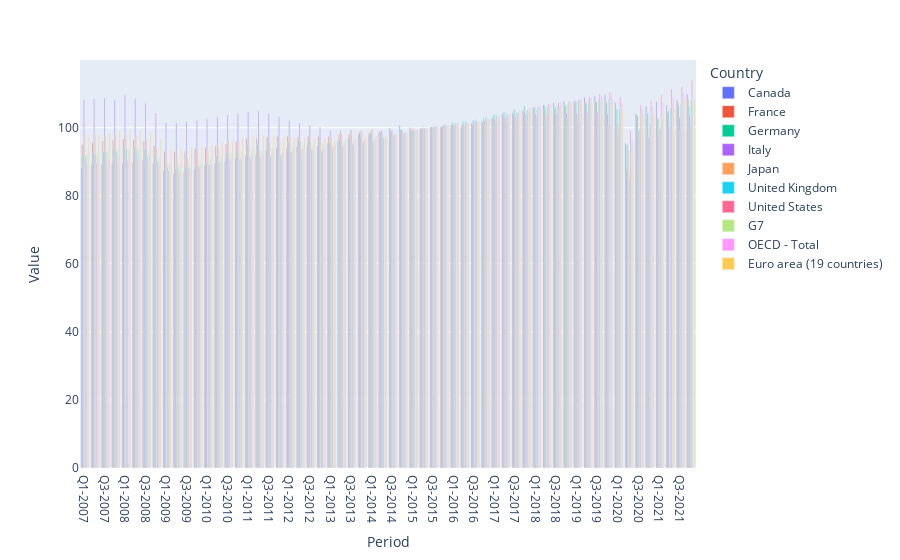

Here is the notebook cell this chart was saved with:
### Code cell
import plotly.express as px

fig = px.bar(data, x="Period", y="Value", title='', color='Country', barmode='group')
fig.show()

### Figure 1 — Plotly figure (JSON) as saved in the notebook; plotly's stock layout.template omitted (floating-point values rounded to 4 significant figures)
{"data": [{"alignmentgroup": "True", "hovertemplate": "Country=Canada<br>Period=%{x}<br>Value=%{y}<extra></extra>", "legendgroup": "Canada", "marker": {"color": "#636efa", "pattern": {"shape": ""}}, "name": "Canada", "offsetgroup": "Canada", "orientation": "v", "showlegend": true, "textposition": "auto", "type": "bar", "x": ["Q1-2007", "Q2-2007", "Q3-2007", "Q4-2007", "Q1-2008", "Q2-2008", "Q3-2008", "Q4-2008", "Q1-2009", "Q2-2009", "Q3-2009", "Q4-2009", "Q1-2010", "Q2-2010", "Q3-2010", "Q4-2010", "Q1-2011", "Q2-2011", "Q3-2011", "Q4-2011", "Q1-2012", "Q2-2012", "Q3-2012", "Q4-2012", "Q1-2013", "Q2-2013", "Q3-2013", "Q4-2013", "Q1-2014", "Q2-2014", "Q3-2014", "Q4-2014", "Q1-2015", "Q2-2015", "Q3-2015", "Q4-2015", "Q1-2016", "Q2-2016", "Q3-2016", "Q4-2016", "Q1-2017", "Q2-2017", "Q3-2017", "Q4-2017", "Q1-2018", "Q2-2018", "Q3-2018", "Q4-2018", "Q1-2019", "Q2-2019", "Q3-2019", "Q4-2019", "Q1-2020", "Q2-2020", "Q3-2020", "Q4-2020", "Q1-2021", "Q2-2021", "Q3-2021", "Q4-2021"], "xaxis": "x", "y": [88.1, 89, 89.3, 89.4, 89.5, 89.8, 90.6, 89.5, 87.5, 86.5, 86.9, 87.9, 89, 89.5, 90.1, 91.1, 91.8, 92, 93.2, 94, 94, 94.3, 94.5, 94.7, 95.5, 96.1, 96.8, 97.9, 98, 98.9, 99.9, 100.6, 100, 99.7, 100.1, 100.2, 100.7, 100.2, 101.3, 101.8, 102.9, 104, 104.4, 105, 105.9, 106.7, 107.4, 107.8, 107.9, 109, 109.3, 109.7, 107.3, 95.4, 104, 106.3, 107.6, 106.7, 108.2, 109.9], "yaxis": "y"}, {"alignmentgroup": "True", "hovertemplate": "Country=France<br>Period=%{x}<br>Value=%{y}<extra></extra>", "legendgroup": "France", "marker": {"color": "#EF553B", "pattern": {"shape": ""}}, "name": "France", "offsetgroup": "France", "orientation": "v", "showlegend": true, "textposition": "auto", "type": "bar", "x": ["Q1-2007", "Q2-2007", "Q3-2007", "Q4-2007", "Q1-2008", "Q2-2008", "Q3-2008", "Q4-2008", "Q1-2009", "Q2-2009", "Q3-2009", "Q4-2009", "Q1-2010", "Q2-2010", "Q3-2010", "Q4-2010", "Q1-2011", "Q2-2011", "Q3-2011", "Q4-2011", "Q1-2012", "Q2-2012", "Q3-2012", "Q4-2012", "Q1-2013", "Q2-2013", "Q3-2013", "Q4-2013", "Q1-2014", "Q2-2014", "Q3-2014", "Q4-2014", "Q1-2015", "Q2-2015", "Q3-2015", "Q4-2015", "Q1-2016", "Q2-2016", "Q3-2016", "Q4-2016", "Q1-2017", "Q2-2017", "Q3-2017", "Q4-2017", "Q1-2018", "Q2-2018", "Q3-2018", "Q4-2018", "Q1-2019", "Q2-2019", "Q3-2019", "Q4-2019", "Q1-2020", "Q2-2020", "Q3-2020", "Q4-2020", "Q1-2021", "Q2-2021", "Q3-2021", "Q4-2021"], "xaxis": "x", "y": [95, 95.7, 96.1, 96.3, 96.7, 96.3, 96, 94.6, 93, 93, 93.1, 93.8, 94.1, 94.6, 95.2, 95.9, 96.8, 96.8, 97.2, 97.4, 97.4, 97.3, 97.5, 97.4, 97.4, 98, 98.1, 98.5, 98.6, 98.7, 99.2, 99.3, 99.8, 99.8, 100.1, 100.3, 100.9, 100.8, 100.9, 101.5, 102.3, 103.2, 103.8, 104.7, 104.7, 105.1, 105.5, 106.3, 107, 107.5, 107.6, 107.2, 101.1, 87.5, 103.8, 102.6, 102.8, 104.2, 107.4, 108.2], "yaxis": "y"}, {"alignmentgroup": "True", "hovertemplate": "Country=Germany<br>Period=%{x}<br>Value=%{y}<extra></extra>", "legendgroup": "Germany", "marker": {"color": "#00cc96", "pattern": {"shape": ""}}, "name": "Germany", "offsetgroup": "Germany", "orientation": "v", "showlegend": true, "textposition": "auto", "type": "bar", "x": ["Q1-2007", "Q2-2007", "Q3-2007", "Q4-2007", "Q1-2008", "Q2-2008", "Q3-2008", "Q4-2008", "Q1-2009", "Q2-2009", "Q3-2009", "Q4-2009", "Q1-2010", "Q2-2010", "Q3-2010", "Q4-2010", "Q1-2011", "Q2-2011", "Q3-2011", "Q4-2011", "Q1-2012", "Q2-2012", "Q3-2012", "Q4-2012", "Q1-2013", "Q2-2013", "Q3-2013", "Q4-2013", "Q1-2014", "Q2-2014", "Q3-2014", "Q4-2014", "Q1-2015", "Q2-2015", "Q3-2015", "Q4-2015", "Q1-2016", "Q2-2016", "Q3-2016", "Q4-2016", "Q1-2017", "Q2-2017", "Q3-2017", "Q4-2017", "Q1-2018", "Q2-2018", "Q3-2018", "Q4-2018", "Q1-2019", "Q2-2019", "Q3-2019", "Q4-2019", "Q1-2020", "Q2-2020", "Q3-2020", "Q4-2020", "Q1-2021", "Q2-2021", "Q3-2021", "Q4-2021"], "xaxis": "x", "y": [91.9, 92.6, 93.1, 93.7, 94.3, 94.1, 93.5, 92, 87.7, 87.8, 88.3, 89, 89.7, 91.7, 92.5, 93.2, 95, 95.1, 95.9, 95.6, 95.9, 96, 96.3, 95.9, 95.4, 96.5, 97, 97.3, 98.2, 98.2, 98.7, 99.5, 99, 99.7, 100.2, 100.6, 101.5, 101.9, 102.2, 102.6, 103.8, 104.6, 105.5, 106.4, 105.9, 106.5, 106.1, 106.5, 107.6, 107.1, 107.5, 107.4, 105.5, 95, 103.6, 104.3, 102.6, 104.8, 106.6, 106.2], "yaxis": "y"}, {"alignmentgroup": "True", "hovertemplate": "Country=Italy<br>Period=%{x}<br>Value=%{y}<extra></extra>", "legendgroup": "Italy", "marker": {"color": "#ab63fa", "pattern": {"shape": ""}}, "name": "Italy", "offsetgroup": "Italy", "orientation": "v", "showlegend": true, "textposition": "auto", "type": "bar", "x": ["Q1-2007", "Q2-2007", "Q3-2007", "Q4-2007", "Q1-2008", "Q2-2008", "Q3-2008", "Q4-2008", "Q1-2009", "Q2-2009", "Q3-2009", "Q4-2009", "Q1-2010", "Q2-2010", "Q3-2010", "Q4-2010", "Q1-2011", "Q2-2011", "Q3-2011", "Q4-2011", "Q1-2012", "Q2-2012", "Q3-2012", "Q4-2012", "Q1-2013", "Q2-2013", "Q3-2013", "Q4-2013", "Q1-2014", "Q2-2014", "Q3-2014", "Q4-2014", "Q1-2015", "Q2-2015", "Q3-2015", "Q4-2015", "Q1-2016", "Q2-2016", "Q3-2016", "Q4-2016", "Q1-2017", "Q2-2017", "Q3-2017", "Q4-2017", "Q1-2018", "Q2-2018", "Q3-2018", "Q4-2018", "Q1-2019", "Q2-2019", "Q3-2019", "Q4-2019", "Q1-2020", "Q2-2020", "Q3-2020", "Q4-2020", "Q1-2021", "Q2-2021", "Q3-2021", "Q4-2021"], "xaxis": "x", "y": [108.2, 108.4, 108.7, 108.3, 109.5, 108.5, 107.1, 104.3, 101.5, 101.2, 101.8, 102.1, 102.4, 103.2, 103.7, 104.2, 104.7, 104.8, 104.2, 103.2, 102.1, 101.4, 100.8, 100.1, 99.1, 99.2, 99.4, 99.2, 99.3, 99.3, 99.4, 99.1, 99.4, 99.8, 100, 100.6, 100.8, 101, 101.6, 101.9, 102.5, 102.9, 103.3, 103.8, 103.8, 103.8, 103.9, 104.2, 104.3, 104.5, 104.6, 104, 98, 85.5, 99, 97.3, 97.7, 100.3, 102.9, 103.6], "yaxis": "y"}, {"alignmentgroup": "True", "hovertemplate": "Country=Japan<br>Period=%{x}<br>Value=%{y}<extra></extra>", "legendgroup": "Japan", "marker": {"color": "#FFA15A", "pattern": {"shape": ""}}, "name": "Japan", "offsetgroup": "Japan", "orientation": "v", "showlegend": true, "textposition": "auto", "type": "bar", "x": ["Q1-2007", "Q2-2007", "Q3-2007", "Q4-2007", "Q1-2008", "Q2-2008", "Q3-2008", "Q4-2008", "Q1-2009", "Q2-2009", "Q3-2009", "Q4-2009", "Q1-2010", "Q2-2010", "Q3-2010", "Q4-2010", "Q1-2011", "Q2-2011", "Q3-2011", "Q4-2011", "Q1-2012", "Q2-2012", "Q3-2012", "Q4-2012", "Q1-2013", "Q2-2013", "Q3-2013", "Q4-2013", "Q1-2014", "Q2-2014", "Q3-2014", "Q4-2014", "Q1-2015", "Q2-2015", "Q3-2015", "Q4-2015", "Q1-2016", "Q2-2016", "Q3-2016", "Q4-2016", "Q1-2017", "Q2-2017", "Q3-2017", "Q4-2017", "Q1-2018", "Q2-2018", "Q3-2018", "Q4-2018", "Q1-2019", "Q2-2019", "Q3-2019", "Q4-2019", "Q1-2020", "Q2-2020", "Q3-2020", "Q4-2020", "Q1-2021", "Q2-2021", "Q3-2021", "Q4-2021"], "xaxis": "x", "y": [98, 98.1, 97.5, 97.9, 98.3, 97.7, 96.5, 94.1, 89.6, 91.4, 91.3, 92.4, 93.4, 94.5, 96.3, 95.5, 94.5, 93.6, 95.9, 95.8, 97.1, 96.2, 95.9, 95.8, 97.1, 98, 98.9, 98.8, 99.6, 97.8, 97.9, 98.4, 99.9, 100, 100.1, 100, 100.7, 100.6, 100.7, 100.9, 101.7, 102.1, 102.9, 103, 103.1, 103.6, 102.8, 102.6, 103.1, 103.6, 103.6, 100.8, 101.2, 93.2, 98.1, 99.9, 99.4, 100, 99.3, 100.6], "yaxis": "y"}, {"alignmentgroup": "True", "hovertemplate": "Country=United Kingdom<br>Period=%{x}<br>Value=%{y}<extra></extra>", "legendgroup": "United Kingdom", "marker": {"color": "#19d3f3", "pattern": {"shape": ""}}, "name": "United Kingdom", "offsetgroup": "United Kingdom", "orientation": "v", "showlegend": true, "textposition": "auto", "type": "bar", "x": ["Q1-2007", "Q2-2007", "Q3-2007", "Q4-2007", "Q1-2008", "Q2-2008", "Q3-2008", "Q4-2008", "Q1-2009", "Q2-2009", "Q3-2009", "Q4-2009", "Q1-2010", "Q2-2010", "Q3-2010", "Q4-2010", "Q1-2011", "Q2-2011", "Q3-2011", "Q4-2011", "Q1-2012", "Q2-2012", "Q3-2012", "Q4-2012", "Q1-2013", "Q2-2013", "Q3-2013", "Q4-2013", "Q1-2014", "Q2-2014", "Q3-2014", "Q4-2014", "Q1-2015", "Q2-2015", "Q3-2015", "Q4-2015", "Q1-2016", "Q2-2016", "Q3-2016", "Q4-2016", "Q1-2017", "Q2-2017", "Q3-2017", "Q4-2017", "Q1-2018", "Q2-2018", "Q3-2018", "Q4-2018", "Q1-2019", "Q2-2019", "Q3-2019", "Q4-2019", "Q1-2020", "Q2-2020", "Q3-2020", "Q4-2020", "Q1-2021", "Q2-2021", "Q3-2021", "Q4-2021"], "xaxis": "x", "y": [91.7, 92.2, 92.8, 93.1, 93.7, 93.3, 91.9, 90.1, 88.4, 88.2, 88.2, 88.5, 89.1, 90.1, 90.7, 90.8, 91.3, 91.4, 91.7, 91.8, 92.4, 92.3, 93.5, 93.2, 93.7, 94.3, 95, 95.5, 96.4, 97.2, 97.8, 98.4, 99, 99.7, 100.3, 101, 101.4, 102, 102.4, 103.2, 103.9, 104.2, 104.6, 105.1, 105.3, 105.9, 106.6, 106.9, 107.6, 107.7, 108.2, 108.2, 105.3, 84.9, 99.8, 101.3, 100.1, 105.7, 106.8, 107.8], "yaxis": "y"}, {"alignmentgroup": "True", "hovertemplate": "Country=United States<br>Period=%{x}<br>Value=%{y}<extra></extra>", "legendgroup": "United States", "marker": {"color": "#FF6692", "pattern": {"shape": ""}}, "name": "United States", "offsetgroup": "United States", "orientation": "v", "showlegend": true, "textposition": "auto", "type": "bar", "x": ["Q1-2007", "Q2-2007", "Q3-2007", "Q4-2007", "Q1-2008", "Q2-2008", "Q3-2008", "Q4-2008", "Q1-2009", "Q2-2009", "Q3-2009", "Q4-2009", "Q1-2010", "Q2-2010", "Q3-2010", "Q4-2010", "Q1-2011", "Q2-2011", "Q3-2011", "Q4-2011", "Q1-2012", "Q2-2012", "Q3-2012", "Q4-2012", "Q1-2013", "Q2-2013", "Q3-2013", "Q4-2013", "Q1-2014", "Q2-2014", "Q3-2014", "Q4-2014", "Q1-2015", "Q2-2015", "Q3-2015", "Q4-2015", "Q1-2016", "Q2-2016", "Q3-2016", "Q4-2016", "Q1-2017", "Q2-2017", "Q3-2017", "Q4-2017", "Q1-2018", "Q2-2018", "Q3-2018", "Q4-2018", "Q1-2019", "Q2-2019", "Q3-2019", "Q4-2019", "Q1-2020", "Q2-2020", "Q3-2020", "Q4-2020", "Q1-2021", "Q2-2021", "Q3-2021", "Q4-2021"], "xaxis": "x", "y": [89, 89.6, 90.1, 90.7, 90.3, 90.8, 90.3, 88.4, 87.3, 87.2, 87.5, 88.4, 88.9, 89.7, 90.4, 90.9, 90.7, 91.3, 91.3, 92.3, 93, 93.5, 93.6, 93.7, 94.5, 94.7, 95.4, 96.1, 95.8, 97, 98.1, 98.6, 99.4, 99.9, 100.3, 100.4, 101, 101.3, 101.9, 102.4, 102.9, 103.5, 104.2, 105.2, 106, 106.9, 107.4, 107.7, 108.3, 109.2, 109.9, 110.4, 109, 99.2, 106.7, 107.9, 109.6, 111.4, 112, 113.9], "yaxis": "y"}, {"alignmentgroup": "True", "hovertemplate": "Country=G7<br>Period=%{x}<br>Value=%{y}<extra></extra>", "legendgroup": "G7", "marker": {"color": "#B6E880", "pattern": {"shape": ""}}, "name": "G7", "offsetgroup": "G7", "orientation": "v", "showlegend": true, "textposition": "auto", "type": "bar", "x": ["Q1-2007", "Q2-2007", "Q3-2007", "Q4-2007", "Q1-2008", "Q2-2008", "Q3-2008", "Q4-2008", "Q1-2009", "Q2-2009", "Q3-2009", "Q4-2009", "Q1-2010", "Q2-2010", "Q3-2010", "Q4-2010", "Q1-2011", "Q2-2011", "Q3-2011", "Q4-2011", "Q1-2012", "Q2-2012", "Q3-2012", "Q4-2012", "Q1-2013", "Q2-2013", "Q3-2013", "Q4-2013", "Q1-2014", "Q2-2014", "Q3-2014", "Q4-2014", "Q1-2015", "Q2-2015", "Q3-2015", "Q4-2015", "Q1-2016", "Q2-2016", "Q3-2016", "Q4-2016", "Q1-2017", "Q2-2017", "Q3-2017", "Q4-2017", "Q1-2018", "Q2-2018", "Q3-2018", "Q4-2018", "Q1-2019", "Q2-2019", "Q3-2019", "Q4-2019", "Q1-2020", "Q2-2020", "Q3-2020", "Q4-2020", "Q1-2021", "Q2-2021", "Q3-2021", "Q4-2021"], "xaxis": "x", "y": [92.4, 92.9, 93.2, 93.6, 93.7, 93.8, 93.1, 91.2, 89.1, 89.2, 89.4, 90.3, 90.8, 91.8, 92.6, 93, 93.1, 93.3, 93.8, 94.2, 94.8, 94.9, 95, 94.9, 95.5, 95.9, 96.6, 97, 97.2, 97.6, 98.4, 98.8, 99.4, 99.9, 100.2, 100.4, 101, 101.2, 101.7, 102.2, 102.8, 103.4, 104.1, 104.9, 105.3, 106, 106.2, 106.5, 107.1, 107.6, 108.1, 107.9, 105.9, 94.9, 103.8, 104.8, 105.3, 107.2, 108.2, 109.5], "yaxis": "y"}, {"alignmentgroup": "True", "hovertemplate": "Country=OECD - Total<br>Period=%{x}<br>Value=%{y}<extra></extra>", "legendgroup": "OECD - Total", "marker": {"color": "#FF97FF", "pattern": {"shape": ""}}, "name": "OECD - Total", "offsetgroup": "OECD - Total", "orientation": "v", "showlegend": true, "textposition": "auto", "type": "bar", "x": ["Q1-2007", "Q2-2007", "Q3-2007", "Q4-2007", "Q1-2008", "Q2-2008", "Q3-2008", "Q4-2008", "Q1-2009", "Q2-2009", "Q3-2009", "Q4-2009", "Q1-2010", "Q2-2010", "Q3-2010", "Q4-2010", "Q1-2011", "Q2-2011", "Q3-2011", "Q4-2011", "Q1-2012", "Q2-2012", "Q3-2012", "Q4-2012", "Q1-2013", "Q2-2013", "Q3-2013", "Q4-2013", "Q1-2014", "Q2-2014", "Q3-2014", "Q4-2014", "Q1-2015", "Q2-2015", "Q3-2015", "Q4-2015", "Q1-2016", "Q2-2016", "Q3-2016", "Q4-2016", "Q1-2017", "Q2-2017", "Q3-2017", "Q4-2017", "Q1-2018", "Q2-2018", "Q3-2018", "Q4-2018", "Q1-2019", "Q2-2019", "Q3-2019", "Q4-2019", "Q1-2020", "Q2-2020", "Q3-2020", "Q4-2020", "Q1-2021", "Q2-2021", "Q3-2021"], "xaxis": "x", "y": [90, 90.6, 91, 91.7, 91.8, 91.9, 91.4, 89.6, 87.5, 87.7, 88.2, 89, 89.5, 90.5, 91.3, 91.8, 92.1, 92.4, 92.9, 93.3, 93.8, 93.9, 94.1, 94.1, 94.7, 95.2, 95.9, 96.3, 96.7, 97.2, 97.9, 98.4, 99.3, 99.8, 100.3, 100.6, 101.2, 101.6, 102, 102.8, 103.4, 104.2, 105, 105.8, 106.4, 107.1, 107.3, 107.5, 108.2, 108.8, 109.3, 109.3, 107.5, 96.2, 105.3, 106.4, 107.2, 109, 110.3], "yaxis": "y"}, {"alignmentgroup": "True", "hovertemplate": "Country=Euro area (19 countries)<br>Period=%{x}<br>Value=%{y}<extra></extra>", "legendgroup": "Euro area (19 countries)", "marker": {"color": "#FECB52", "pattern": {"shape": ""}}, "name": "Euro area (19 countries)", "offsetgroup": "Euro area (19 countries)", "orientation": "v", "showlegend": true, "textposition": "auto", "type": "bar", "x": ["Q1-2007", "Q2-2007", "Q3-2007", "Q4-2007", "Q1-2008", "Q2-2008", "Q3-2008", "Q4-2008", "Q1-2009", "Q2-2009", "Q3-2009", "Q4-2009", "Q1-2010", "Q2-2010", "Q3-2010", "Q4-2010", "Q1-2011", "Q2-2011", "Q3-2011", "Q4-2011", "Q1-2012", "Q2-2012", "Q3-2012", "Q4-2012", "Q1-2013", "Q2-2013", "Q3-2013", "Q4-2013", "Q1-2014", "Q2-2014", "Q3-2014", "Q4-2014", "Q1-2015", "Q2-2015", "Q3-2015", "Q4-2015", "Q1-2016", "Q2-2016", "Q3-2016", "Q4-2016", "Q1-2017", "Q2-2017", "Q3-2017", "Q4-2017", "Q1-2018", "Q2-2018", "Q3-2018", "Q4-2018", "Q1-2019", "Q2-2019", "Q3-2019", "Q4-2019", "Q1-2020", "Q2-2020", "Q3-2020", "Q4-2020", "Q1-2021", "Q2-2021", "Q3-2021", "Q4-2021"], "xaxis": "x", "y": [97.3, 98, 98.4, 99, 99.4, 99.1, 98.6, 96.8, 93.8, 93.8, 94.2, 94.6, 95, 95.9, 96.3, 96.9, 97.7, 97.7, 97.8, 97.4, 97.2, 97, 96.9, 96.5, 96.1, 96.6, 96.9, 97.2, 97.6, 97.8, 98.2, 98.6, 99.3, 99.7, 100.2, 100.6, 101.2, 101.4, 101.9, 102.7, 103.4, 104.2, 105, 105.9, 105.9, 106.5, 106.5, 107.1, 107.9, 108.1, 108.4, 108.4, 104.6, 92.4, 104, 103.6, 103.4, 105.7, 108.1, 108.4], "yaxis": "y"}], "layout": {"barmode": "group", "legend": {"title": {"text": "Country"}, "tracegroupgap": 0}, "margin": {"t": 60}, "xaxis": {"anchor": "y", "domain": [0, 1], "title": {"text": "Period"}}, "yaxis": {"anchor": "x", "domain": [0, 1], "title": {"text": "Value"}}}}
